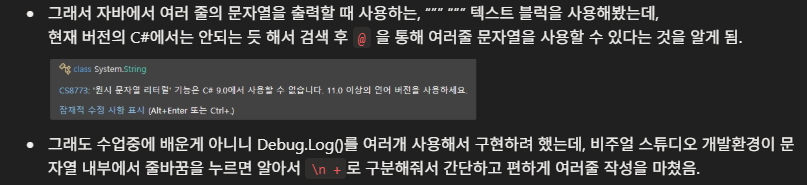
#> input picture content/attachments/Pasted image 20260708100806.png, 807 x 185 px
$ python -i ocr.py   (imports and definitions only)
#> lines starting #> are read from the running program, lines starting #| are printed output that depends on the picture; after the words box and inside, x2 and y2 are one past the last pixel; in counts of white or black regions, pixels touching at a corner belong together
#> further down, picture is the input picture: shape (185, 807, 3); mean B, G, R 56.6, 56.7, 56.8
from __future__ import annotations

from typing import Any

import cv2
import numpy as np

from .models import OcrReading


def build_preprocessing_variants(image: np.ndarray) -> list[tuple[str, np.ndarray]]:
    gray = cv2.cvtColor(image, cv2.COLOR_BGR2GRAY)
    enlarged = cv2.resize(gray, None, fx=3, fy=3, interpolation=cv2.INTER_CUBIC)
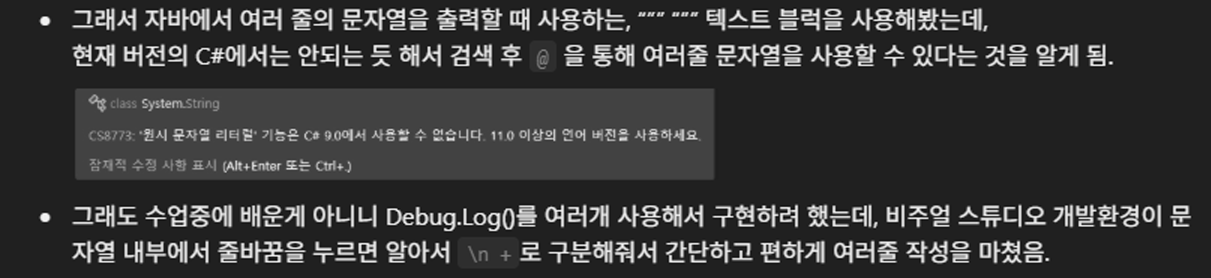
#> enlarged: shape (555, 2421) (shown at 1/2 size); min 0, max 255, mean 56.7
    clahe = cv2.createCLAHE(clipLimit=2.0, tileGridSize=(8, 8)).apply(enlarged)
    _, binary = cv2.threshold(clahe, 0, 255, cv2.THRESH_BINARY + cv2.THRESH_OTSU)
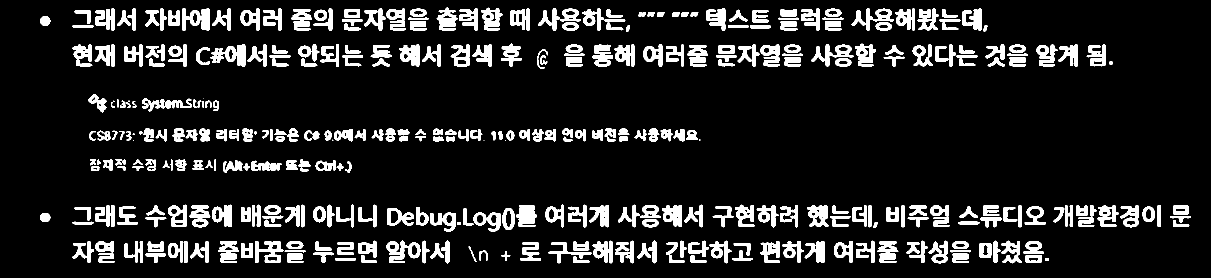
#> binary: shape (555, 2421) (shown at 1/2 size); 12.2% white; 377 white regions (9 under 20 px), largest, box (x1, y1, x2, y2) and area: (420, 88, 491, 134) 1633, (773, 481, 841, 526) 1508, (364, 17, 419, 61) 1494
    return [("gray", enlarged), ("clahe", clahe), ("otsu", binary)]


# [31 lines that did not run here, left out]

>>> import cv2
>>> picture = cv2.imread('../../../../attachments/Pasted image 20260708100806.png')
>>> result = build_preprocessing_variants(picture)
#> result = 3 items

$ run again, on content/attachments/Pasted image 20260708100908.png
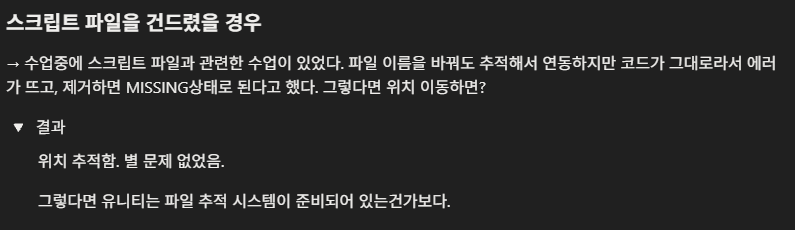
#> input picture content/attachments/Pasted image 20260708100908.png, 795 x 230 px
#> picture is the input picture: shape (230, 795, 3); mean B, G, R 44.1, 44.2, 44.3
#> in build_preprocessing_variants, `enlarged = cv2.resize(gray, None, fx=3, fy=3, interpolation=cv2.INTER_..`:
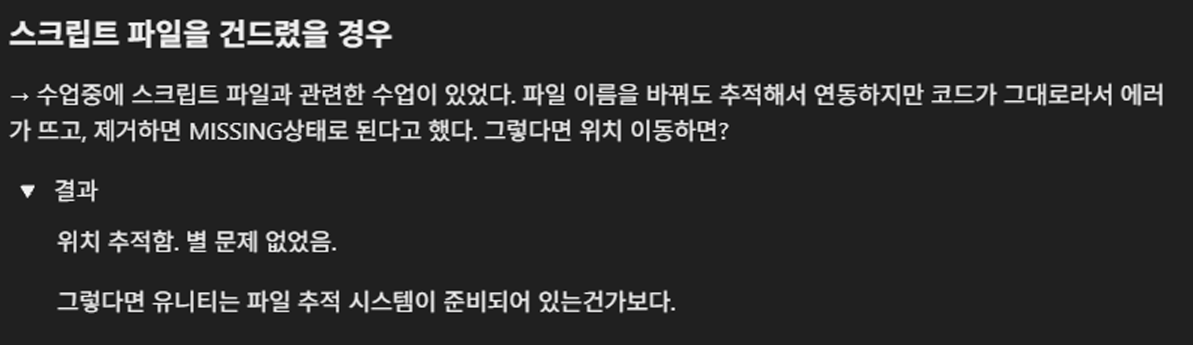
#> enlarged: shape (690, 2385) (shown at 1/2 size); min 0, max 255, mean 44.2
#> in build_preprocessing_variants, `_, binary = cv2.threshold(clahe, 0, 255, cv2.THRESH_BINARY + cv2.THRES..`:
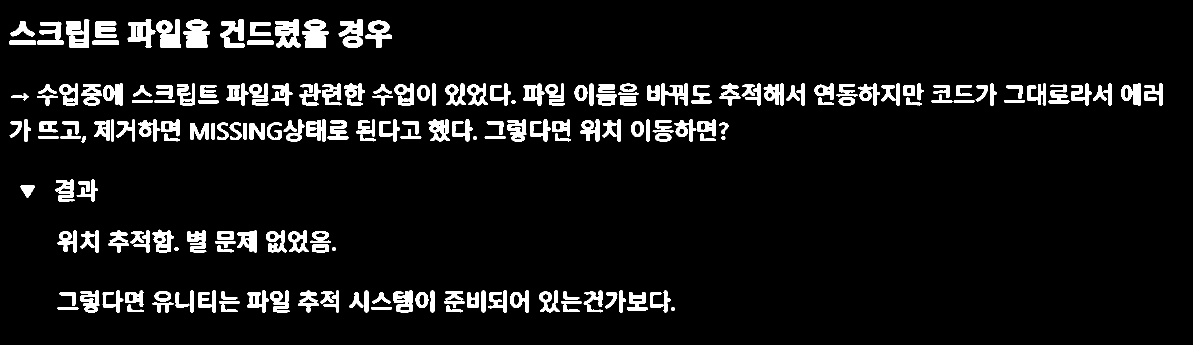
#> binary: shape (690, 2385) (shown at 1/2 size); 7.2% white; 217 white regions, largest, box (x1, y1, x2, y2) and area: (132, 39, 179, 96) 1856, (677, 39, 726, 96) 1702, (255, 39, 311, 96) 1645
#> result = 3 items

$ run again, on content/attachments/Pasted image 20260708101008.png
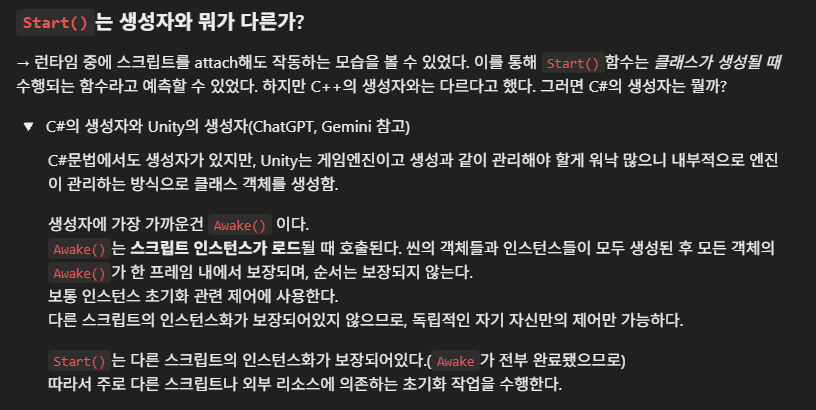
#> input picture content/attachments/Pasted image 20260708101008.png, 816 x 410 px
#> picture is the input picture: shape (410, 816, 3); mean B, G, R 50.2, 50.4, 51
#> in build_preprocessing_variants, `enlarged = cv2.resize(gray, None, fx=3, fy=3, interpolation=cv2.INTER_..`:
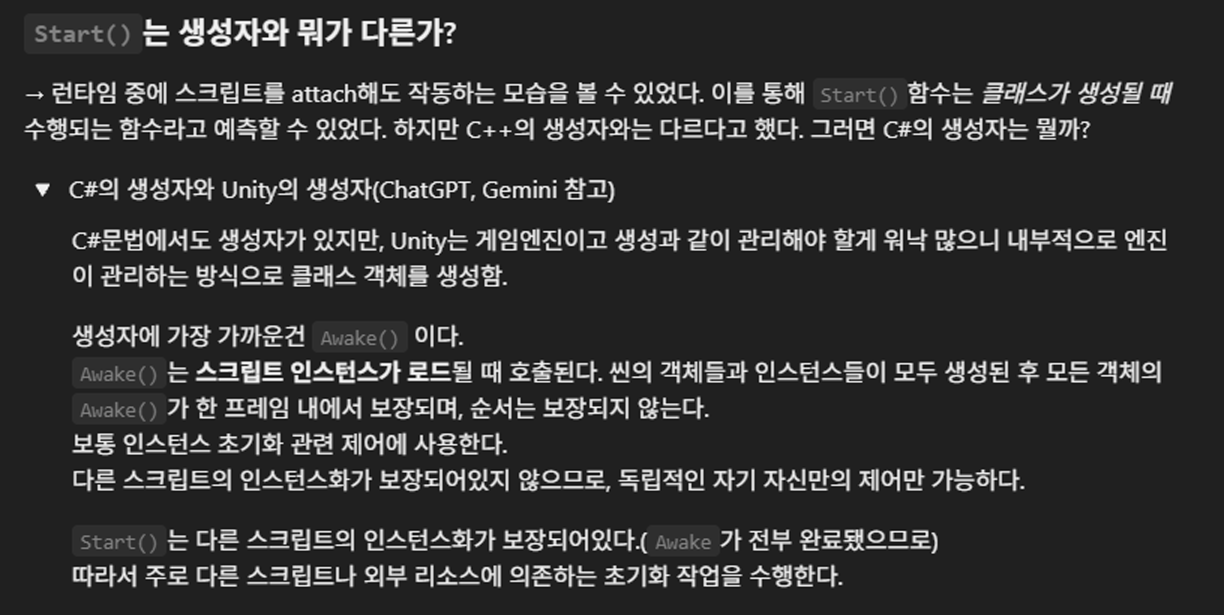
#> enlarged: shape (1230, 2448) (shown at 1/2 size); min 0, max 255, mean 50.5
#> in build_preprocessing_variants, `_, binary = cv2.threshold(clahe, 0, 255, cv2.THRESH_BINARY + cv2.THRES..`:
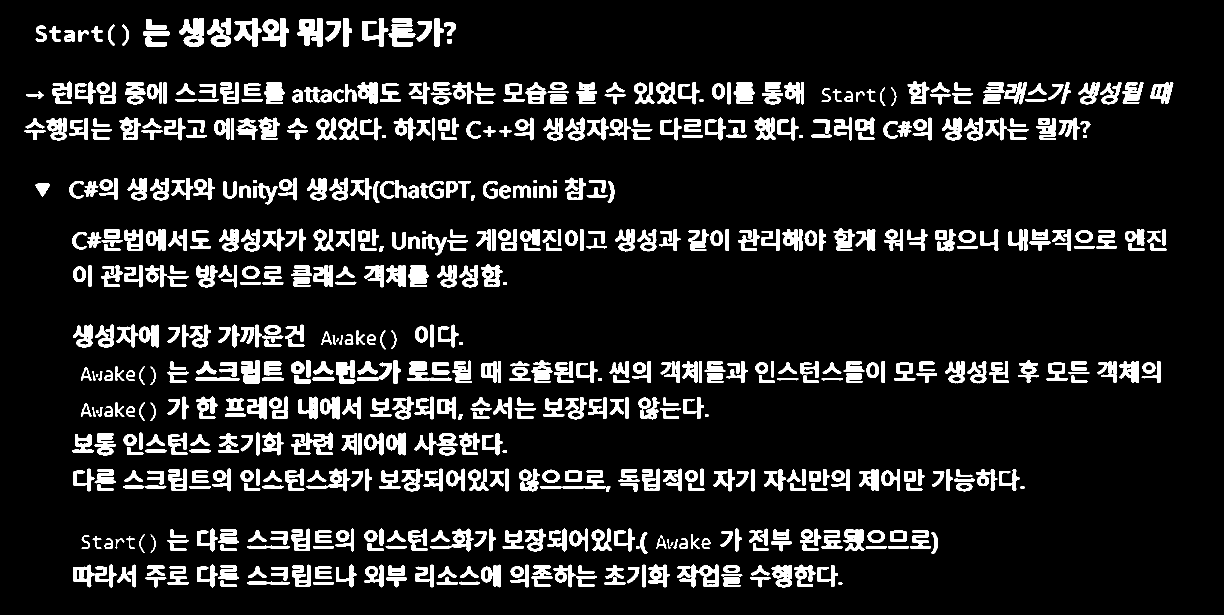
#> binary: shape (1230, 2448) (shown at 1/2 size); 11.1% white; 681 white regions (1 under 20 px), largest, box (x1, y1, x2, y2) and area: (358, 36, 408, 93) 1809, (582, 865, 666, 910) 1772, (524, 36, 578, 93) 1647
#> result = 3 items

$ run again, on content/attachments/Pasted image 20260708102059.png
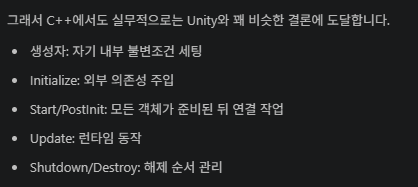
#> input picture content/attachments/Pasted image 20260708102059.png, 418 x 187 px
#> picture is the input picture: shape (187, 418, 3); mean B, G, R 36, 35, 34.1
#> in build_preprocessing_variants, `enlarged = cv2.resize(gray, None, fx=3, fy=3, interpolation=cv2.INTER_..`:
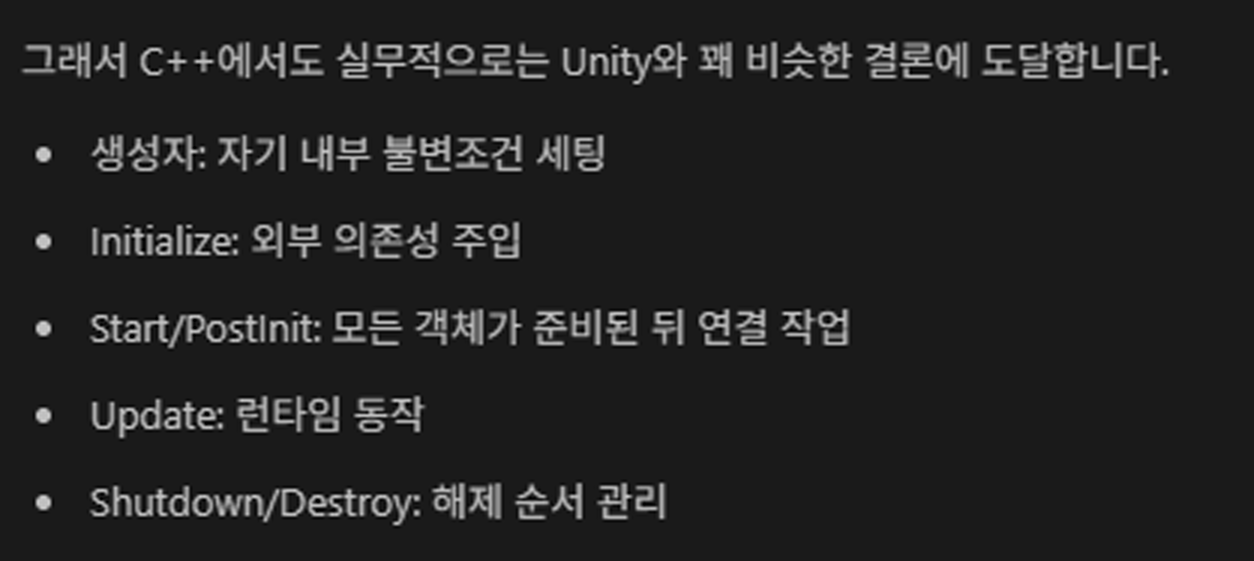
#> enlarged: shape (561, 1254); min 0, max 209, mean 35
#> in build_preprocessing_variants, `_, binary = cv2.threshold(clahe, 0, 255, cv2.THRESH_BINARY + cv2.THRES..`:
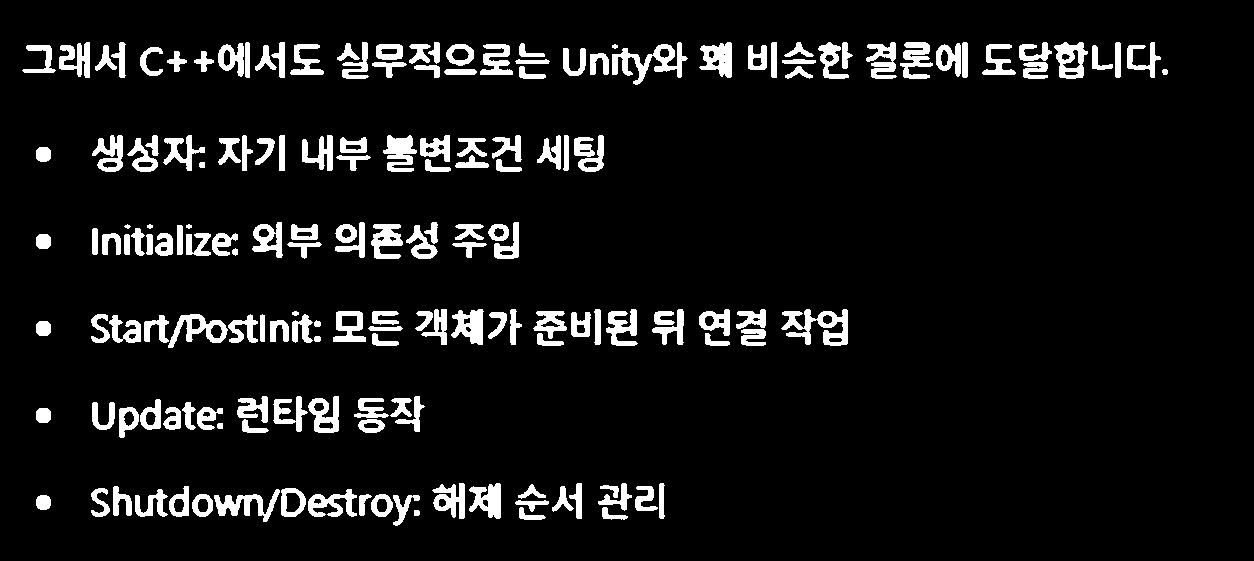
#> binary: shape (561, 1254); 7.8% white; 173 white regions, largest, box (x1, y1, x2, y2) and area: (781, 309, 848, 346) 1203, (612, 42, 688, 85) 1188, (214, 489, 280, 522) 833
#> result = 3 items
